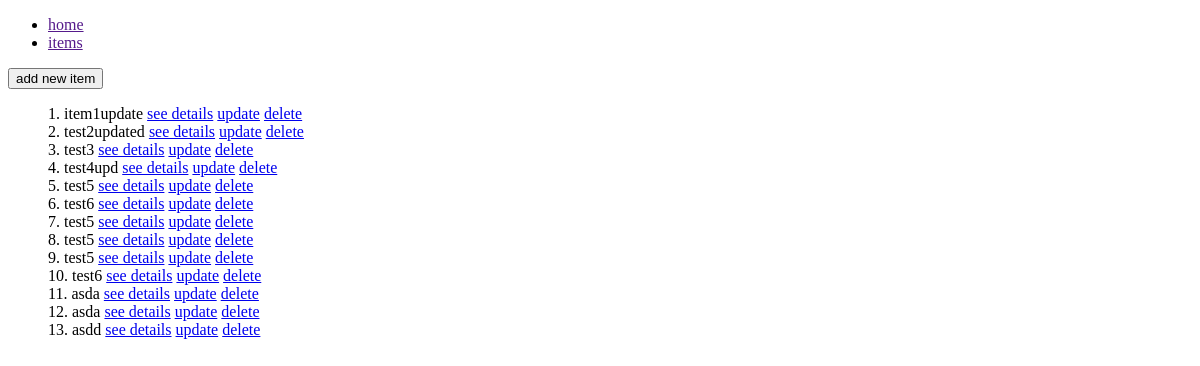
Before: /items/ with the older database file.
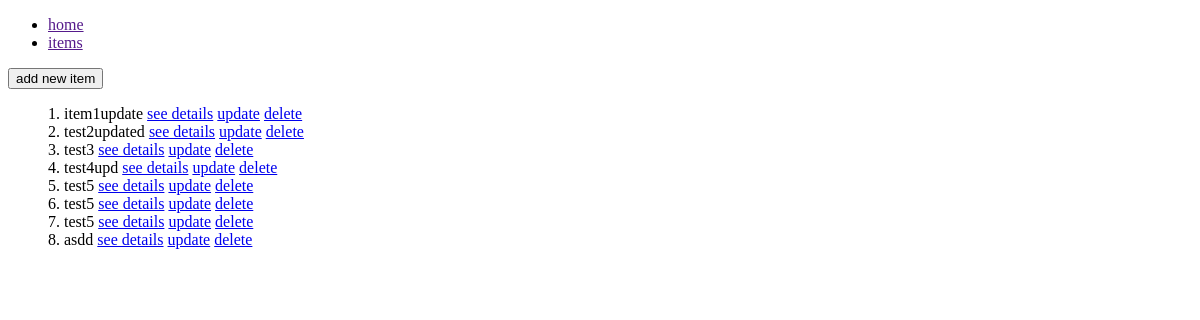
After: the same page with the newer database file.
### items/models.py (models this page shows, shortened)
class Item(models.Model):
    name = models.CharField(max_length=100)
    description = models.TextField()
    price = models.DecimalField(decimal_places = 2, max_digits=100)
    def get_absolute_url(self):
        return reverse('items:detail', kwargs={'idItem':self.id})
    def get_update_url(self):
        return reverse('items:update',kwargs={'idItem':self.id})
    def get_delete_url(self):
        return reverse('items:delete',kwargs={'idItem':self.id})

### items/views.py (the view)
# urls.py: path('',IndexView.as_view(),name="index"),
class IndexView(ItemView,View):
    template_name = "items/index.html"
    def get(self,request,*args,**kwargs):
        queryset = Item.objects.all()
        context = {
            "object_list":queryset,
            "create_url": reverse_lazy('items:create')
        }
        return render(request,self.template_name,context)

### items/templates/items/index.html (shortened to what this page needs)
{% extends 'base.html' %}
{% block content %}
    <a href="{{ create_url }}"><button type="button">add new item</button></a>
    <ul style="list-style: none;">
        {% for e in object_list %}
            <li>
                {{forloop.counter}}.
                {{e.name}}
                <a href="{{ e.get_absolute_url }} ">see details</a>
                <a href="{{ e.get_update_url }} ">update</a>
                <a href="{{ e.get_delete_url }}">delete</a>
            </li>
        {% endfor %}
    </ul>
{% endblock %}

Changed rows visible on the page:
removed Item: name "test6"
removed Item: name "test5"
removed Item: name "test6"
removed Item: name "asda"
removed Item: name "asda"
